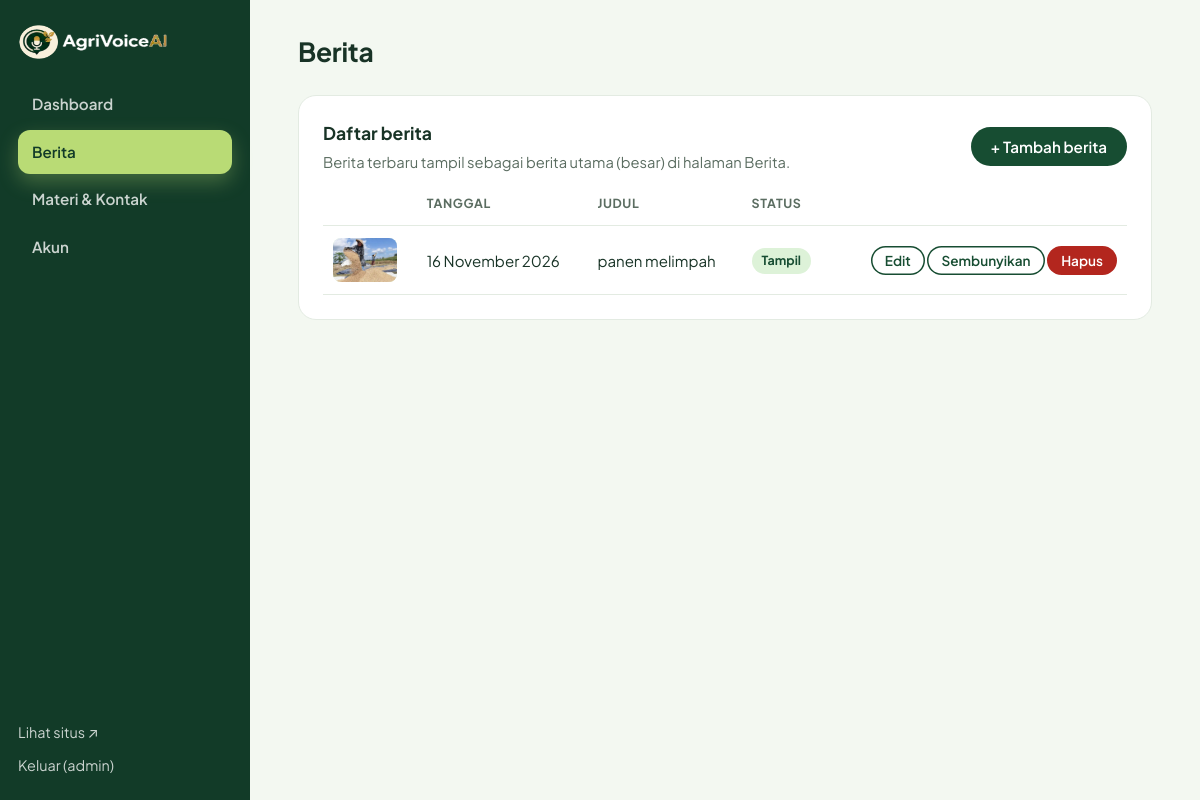
Page /admin/news.php (signed in) on the committed database.
### tables this page shows
CREATE TABLE `news` (
  `id` int(10) UNSIGNED NOT NULL,
  `title` varchar(200) NOT NULL,
  `summary` varchar(500) NOT NULL DEFAULT '',
  `image_url` varchar(500) NOT NULL DEFAULT '',
  `image_alt` varchar(200) NOT NULL DEFAULT '',
  `link_url` varchar(500) NOT NULL DEFAULT '#',
  `published_at` date NOT NULL,
  `is_published` tinyint(1) NOT NULL DEFAULT 1,
  `created_at` timestamp NOT NULL DEFAULT current_timestamp(),
  `updated_at` timestamp NOT NULL DEFAULT current_timestamp() ON UPDATE current_timestamp()
);

### includes/db.php (called while the page is built)
<?php
function app_config()
{
    static $config = null;
    if ($config === null) {
        $config = require __DIR__ . '/../config.php';
    }
    return $config;
}
function db()
{
    static $pdo = null;
    if ($pdo === null) {
        $c   = app_config()['db'];
        $dsn = sprintf('mysql:host=%s;port=%d;dbname=%s;charset=%s', $c['host'], $c['port'], $c['name'], $c['charset']);
        $pdo = new PDO($dsn, $c['user'], $c['pass'], [
            PDO::ATTR_ERRMODE            => PDO::ERRMODE_EXCEPTION,
            PDO::ATTR_DEFAULT_FETCH_MODE => PDO::FETCH_ASSOC,
            PDO::ATTR_EMULATE_PREPARES   => false,
        ]);
    }
    return $pdo;
}

### includes/data.php (called while the page is built, shortened)
<?php
require_once __DIR__ . '/db.php';
function get_news($onlyPublished = true)
{
    try {
        $sql = 'SELECT id, title, summary, image_url, image_alt, link_url, published_at, is_published FROM news'
             . ($onlyPublished ? ' WHERE is_published = 1' : '')
             . ' ORDER BY published_at DESC, id DESC';
        $rows = db()->query($sql)->fetchAll();
        if (!empty($rows)) {
            return $rows;
        }
    } catch (Throwable $ex) {
        error_log('[agrivoice] get_news: ' . $ex->getMessage());
    }
    return [];
}
function tgl_indo($date)
{
    $bulan = [1 => 'Januari', 'Februari', 'Maret', 'April', 'Mei', 'Juni', 'Juli', 'Agustus', 'September', 'Oktober', 'November', 'Desember'];
    $parts = explode('-', substr((string) $date, 0, 10));
    return (int) $parts[2] . ' ' . $bulan[(int) $parts[1]] . ' ' . (int) $parts[0];
}

### includes/admin_bootstrap.php (called while the page is built, shortened)
<?php
require_once __DIR__ . '/functions.php';
require_once __DIR__ . '/admin_ui.php';
function admin_asset_url($path)
{
    return preg_match('#^https?://#i', $path) ? $path : '../' . ltrim($path, '/');
}

### includes/functions.php (called while the page is built, shortened)
<?php
function e($value)
{
    return htmlspecialchars((string) $value, ENT_QUOTES, 'UTF-8');
}
require_once __DIR__ . '/data.php';

### admin/news.php (the view, shortened to what this page needs)
<?php
require __DIR__ . '/../includes/admin_bootstrap.php';
$rows = get_news(false);
?>
  <div class="card">
   <div class="page-head" style="margin-bottom:8px">
    <div><h2>Daftar berita</h2><p class="hint" style="margin:0">Berita terbaru tampil sebagai berita utama (besar) di halaman Berita.</p></div>
    <a class="btn" href="news_edit.php">+ Tambah berita</a>
   </div>
<?php if (!$rows): ?>
   <p class="empty">Belum ada berita.</p>
<?php else: ?>
   <div class="table-wrap"><table>
    <thead><tr><th></th><th>Tanggal</th><th>Judul</th><th>Status</th><th></th></tr></thead>
    <tbody>
<?php foreach ($rows as $row): ?>
     <tr>
      <td><?php if ($row['image_url'] !== ''): ?><img class="thumb" src="<?= e(admin_asset_url($row['image_url'])) ?>" alt="" loading="lazy"><?php else: ?><span class="thumb"></span><?php endif; ?></td>
      <td><?= e(tgl_indo($row['published_at'])) ?></td>
      <td><?= e($row['title']) ?></td>
      <td><span class="badge <?= $row['is_published'] ? 'badge-on' : 'badge-off' ?>"><?= $row['is_published'] ? 'Tampil' : 'Draf' ?></span></td>
      <td class="actions">
       <a class="btn btn-sm btn-outline" href="news_edit.php?id=<?= (int) $row['id'] ?>">Edit</a>
       <form method="post"><button class="btn btn-sm btn-outline" type="submit"><?= $row['is_published'] ? 'Sembunyikan' : 'Tampilkan' ?></button></form>
       <form method="post" onsubmit="return confirm('Hapus berita ini secara permanen?')"><button class="btn btn-sm btn-danger" type="submit">Hapus</button></form>
      </td>
     </tr>
<?php endforeach; ?>
    </tbody>
   </table></div>
<?php endif; ?>
  </div>

### admin/assets/admin.css (style rules this page uses)
:root { --green-900:#123B28;--green-800:#174D32;--green-700:#236641;--green-600:#2E8050; --green-100:#DDF2D8;--green-50:#F3F8F1;--lime:#B9DB75;--ink:#183326;--muted:#5B6D61; --line:#E3EBE2;--white:#fff;--danger:#B3261E;--danger-bg:#FDECEA;--ok-bg:#E6F4EA; --font:"Plus Jakarta Sans",Inter,ui-sans-serif,system-ui,sans-serif; }
* { box-sizing:border-box }
body { margin:0;font-family:var(--font);color:var(--ink);background:var(--green-50);line-height:1.55;-webkit-font-smoothing:antialiased }
a { color:var(--green-700) }
img { max-width:100% }
.page-head { display:flex;align-items:center;justify-content:space-between;gap:16px;margin-bottom:22px;flex-wrap:wrap }
.card { background:#fff;border:1px solid var(--line);border-radius:18px;padding:24px;margin-bottom:22px }
.card h2 { margin:0 0 4px;font-size:1.1rem }
.card .hint { margin:0 0 18px;color:var(--muted);font-size:.92rem }
.btn { display:inline-flex;align-items:center;gap:8px;background:var(--green-800);color:#fff;border:0;border-radius:999px;padding:10px 20px;font:600 .95rem var(--font);text-decoration:none;cursor:pointer }
.btn-outline { background:transparent;color:var(--green-800);box-shadow:inset 0 0 0 1.5px var(--green-800) }
.btn-sm { padding:6px 14px;font-size:.85rem }
.btn-danger { background:var(--danger) }
.badge { display:inline-block;padding:3px 10px;border-radius:999px;font-size:.78rem;font-weight:700 }
.badge-on { background:var(--green-100);color:var(--green-800) }
.table-wrap { overflow-x:auto }
table { width:100%;border-collapse:collapse;font-size:.94rem }
th,td { text-align:left;padding:12px 10px;border-bottom:1px solid var(--line);vertical-align:middle }
th { font-size:.78rem;text-transform:uppercase;letter-spacing:.05em;color:var(--muted) }
td.actions { white-space:nowrap;text-align:right }
td.actions form { display:inline }
.thumb { width:64px;height:44px;border-radius:8px;object-fit:cover;background:var(--green-100);display:block }

### admin/assets/motion-admin.css (style rules this page uses)
:root { --ease-out:cubic-bezier(.22,.8,.24,1);--ease-spring:cubic-bezier(.34,1.56,.64,1);--lime-glow:rgba(185,219,117,.55) }
.btn { position:relative;overflow:hidden;isolation:isolate;transition:background .25s,transform .35s var(--ease-spring),box-shadow .35s }
.btn:before { content:"";position:absolute;inset:0;z-index:-1;background:linear-gradient(105deg,transparent 30%,rgba(255,255,255,.35) 50%,transparent 70%);transform:translateX(-130%) }
.mo-admin .card,.mo-admin .stat { opacity:0;transform:translateY(34px);transition:opacity .8s var(--ease-out),transform .8s var(--ease-out),box-shadow .4s,border-color .3s;transition-delay:calc(var(--ci,0)*90ms) }
.mo-admin .card.in,.mo-admin .stat.in { opacity:1;transform:none }
tbody tr { transition:background .25s,transform .35s var(--ease-out) }
.mo-admin tbody tr { animation:rise .55s var(--ease-out) both;animation-delay:calc(var(--ri,0)*60ms + .3s) }
.thumb { transition:transform .5s var(--ease-spring) }
.badge-on { animation:badge-pulse 2.6s ease-in-out infinite }

### rows in the picture
news: image_url (picture), published_at "16 November 2026", title "panen melimpah", is_published "Tampil"

### other values in the picture
$item[0] "Dashboard"
$item[0] "Berita"
$item[0] "Materi & Kontak"
$item[0] "Akun"
$user['username'] "admin"
$title "Berita"
